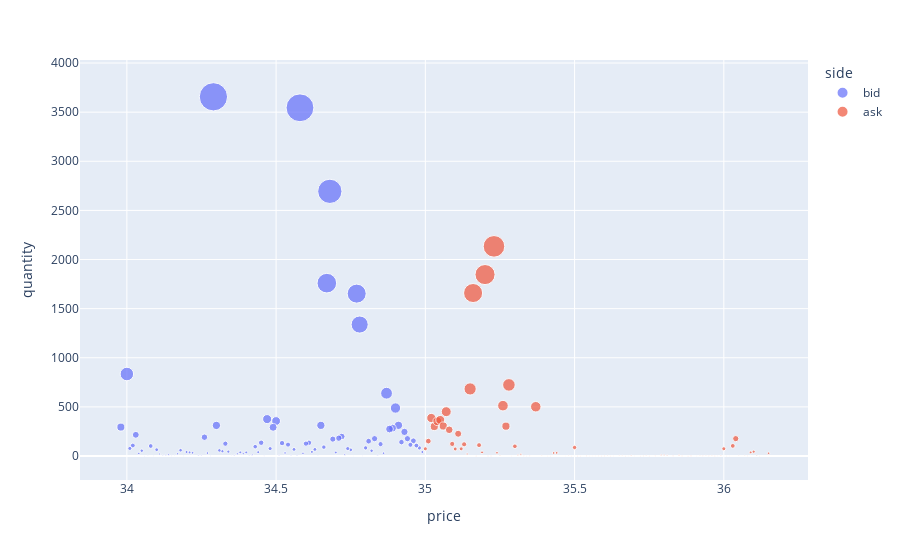

Here is the notebook cell this chart was saved with:
### Code cell
import plotly.express as px
fig = px.scatter(df, x="price", y="quantity", color="side",size='quantity')
fig.show()
